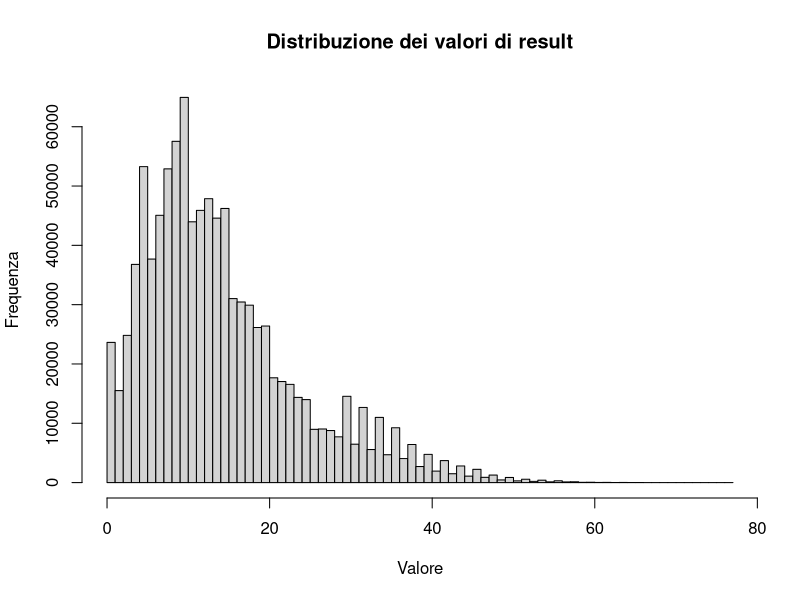
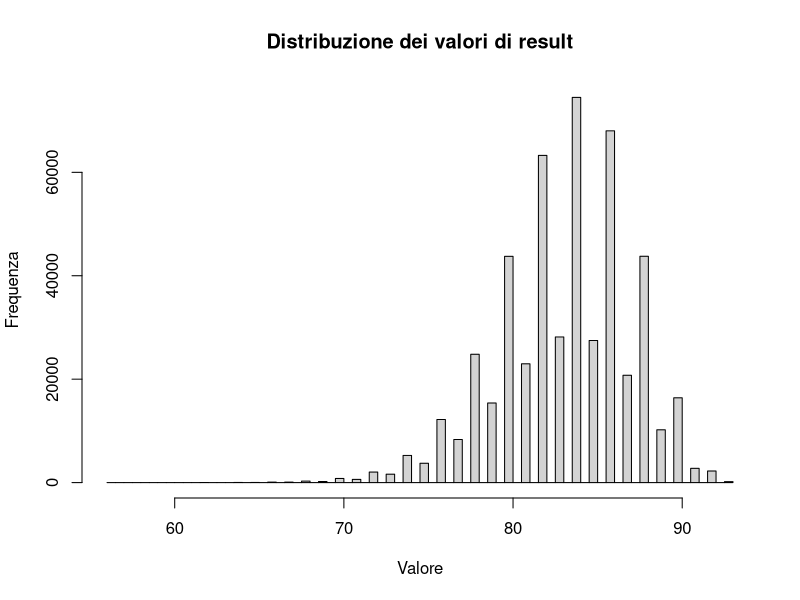
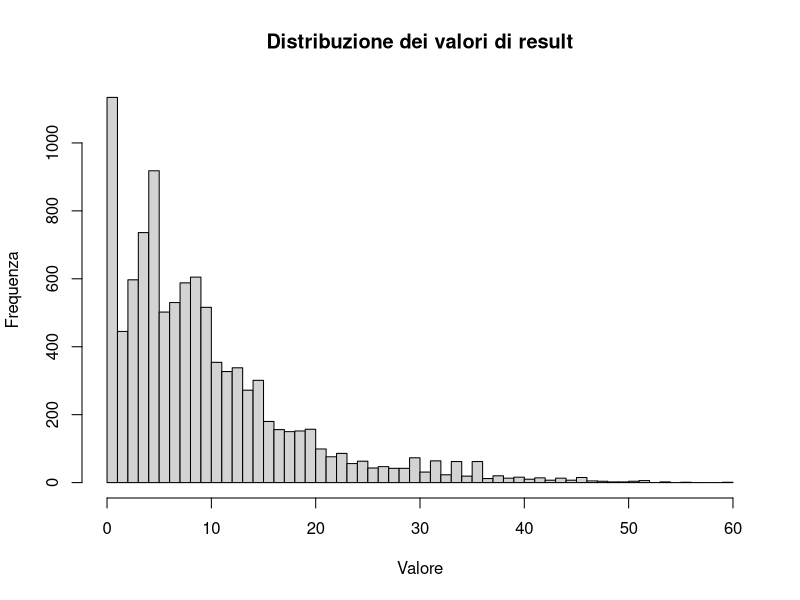

R code for these plots, in order:
## ---- chunk 1
knitr::opts_chunk$set(echo = TRUE)
## ---- chunk 2
data_naive <- read.csv("results_million.csv")
summary(data_naive)
## ---- chunk 3
freq <- table(data_naive$cards)

freq_zero <- as.numeric(freq[names(freq) == 0])
perc_zero <- freq_zero / nrow(data_naive) * 100
## ---- chunk 4
h <- hist(data_naive$cards, breaks=max(data_naive$cards), main="Distribuzione dei valori di result", xlab="Valore", ylab="Frequenza")
## ---- chunk 5
data_rand <- read.csv("results_random.csv")
summary(data_rand)
## ---- chunk 6
freq <- table(data_rand$cards)

freq_zero <- as.numeric(freq[names(freq) == 0])
perc_zero <- freq_zero / nrow(data_rand) * 100
## ---- chunk 7
h <- hist(data_rand$cards, breaks=max(data_rand$cards), main="Distribuzione dei valori di result", xlab="Valore", ylab="Frequenza")
## ---- chunk 8
data_prio <- read.csv("results_priority.csv")
summary(data_prio)
## ---- chunk 9
freq <- table(data_prio$cards)

freq_zero <- as.numeric(freq[names(freq) == 0])
perc_zero <- freq_zero / nrow(data_prio) * 100
## ---- chunk 10
h <- hist(data_prio$cards, breaks=max(data_prio$cards), main="Distribuzione dei valori di result", xlab="Valore", ylab="Frequenza")
